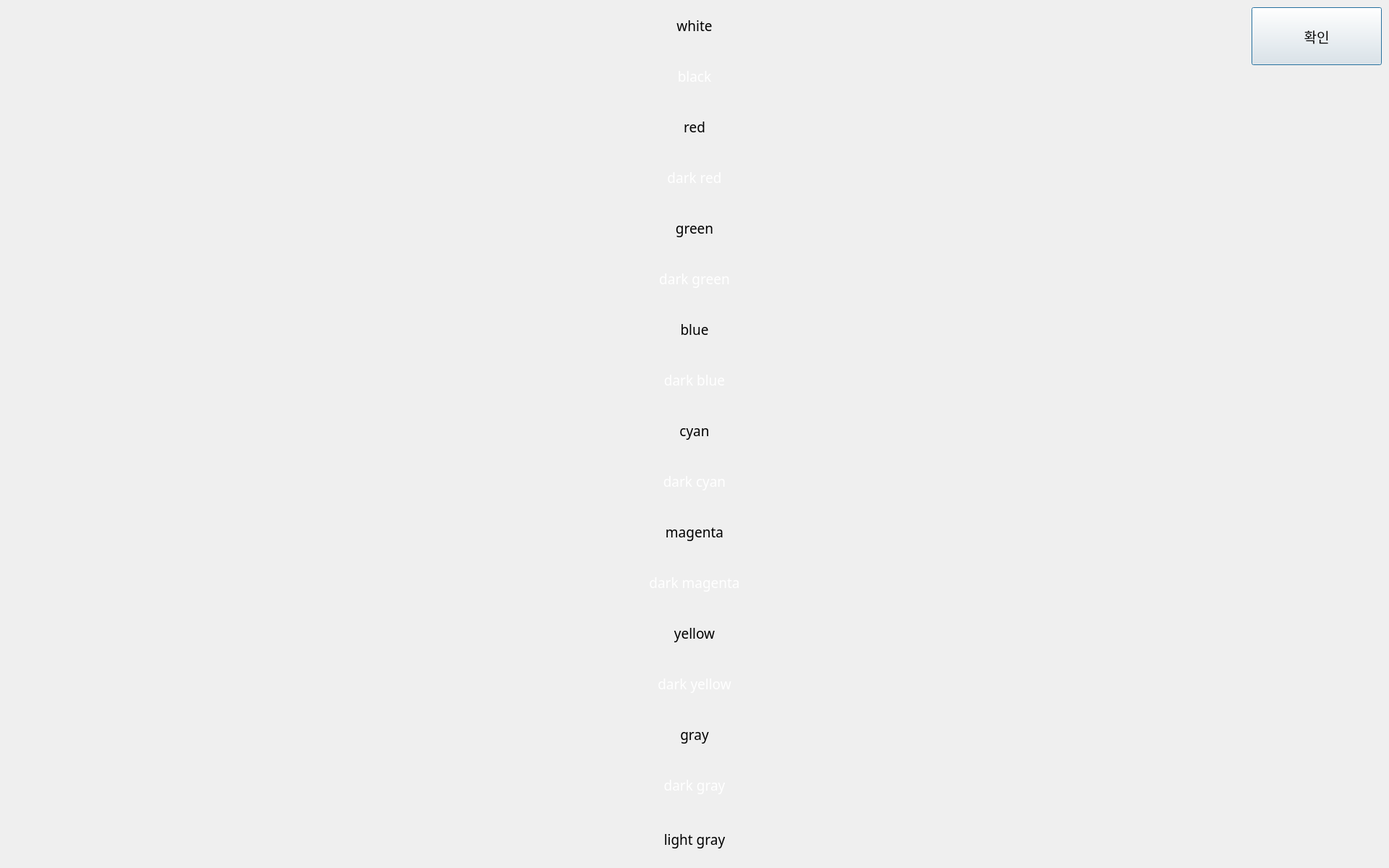
<?xml version="1.0" encoding="UTF-8"?>
<ui version="4.0">
 <class>CLcdTestDialog</class>
 <widget class="QDialog" name="CLcdTestDialog">
  <property name="geometry">
   <rect>
    <x>0</x>
    <y>0</y>
    <width>1920</width>
    <height>1200</height>
   </rect>
  </property>
  <property name="font">
   <font>
    <family>나눔고딕코딩</family>
    <pointsize>14</pointsize>
   </font>
  </property>
  <property name="windowTitle">
   <string>Dialog</string>
  </property>
  <widget class="QPushButton" name="ok">
   <property name="geometry">
    <rect>
     <x>1730</x>
     <y>10</y>
     <width>180</width>
     <height>80</height>
    </rect>
   </property>
   <property name="font">
    <font>
     <pointsize>14</pointsize>
    </font>
   </property>
   <property name="text">
    <string>확인</string>
   </property>
  </widget>
  <widget class="QLabel" name="white">
   <property name="geometry">
    <rect>
     <x>0</x>
     <y>0</y>
     <width>1920</width>
     <height>70</height>
    </rect>
   </property>
   <property name="font">
    <font>
     <pointsize>14</pointsize>
    </font>
   </property>
   <property name="text">
    <string>white</string>
   </property>
   <property name="alignment">
    <set>Qt::AlignCenter</set>
   </property>
  </widget>
  <widget class="QLabel" name="black">
   <property name="geometry">
    <rect>
     <x>0</x>
     <y>70</y>
     <width>1920</width>
     <height>70</height>
    </rect>
   </property>
   <property name="palette">
    <palette>
     <active>
      <colorrole role="WindowText">
       <brush brushstyle="SolidPattern">
        <color alpha="255">
         <red>255</red>
         <green>255</green>
         <blue>255</blue>
        </color>
       </brush>
      </colorrole>
     </active>
     <inactive>
      <colorrole role="WindowText">
       <brush brushstyle="SolidPattern">
        <color alpha="255">
         <red>255</red>
         <green>255</green>
         <blue>255</blue>
        </color>
       </brush>
      </colorrole>
     </inactive>
     <disabled>
      <colorrole role="WindowText">
       <brush brushstyle="SolidPattern">
        <color alpha="255">
         <red>106</red>
         <green>104</green>
         <blue>100</blue>
        </color>
       </brush>
      </colorrole>
     </disabled>
    </palette>
   </property>
   <property name="font">
    <font>
     <pointsize>14</pointsize>
    </font>
   </property>
   <property name="text">
    <string>black</string>
   </property>
   <property name="alignment">
    <set>Qt::AlignCenter</set>
   </property>
  </widget>
  <widget class="QLabel" name="red">
   <property name="geometry">
    <rect>
     <x>0</x>
     <y>140</y>
     <width>1920</width>
     <height>70</height>
    </rect>
   </property>
   <property name="font">
    <font>
     <pointsize>14</pointsize>
    </font>
   </property>
   <property name="text">
    <string>red</string>
   </property>
   <property name="alignment">
    <set>Qt::AlignCenter</set>
   </property>
  </widget>
  <widget class="QLabel" name="green">
   <property name="geometry">
    <rect>
     <x>0</x>
     <y>280</y>
     <width>1920</width>
     <height>70</height>
    </rect>
   </property>
   <property name="font">
    <font>
     <pointsize>14</pointsize>
    </font>
   </property>
   <property name="text">
    <string>green</string>
   </property>
   <property name="alignment">
    <set>Qt::AlignCenter</set>
   </property>
  </widget>
  <widget class="QLabel" name="darkGreen">
   <property name="geometry">
    <rect>
     <x>0</x>
     <y>350</y>
     <width>1920</width>
     <height>70</height>
    </rect>
   </property>
   <property name="palette">
    <palette>
     <active>
      <colorrole role="WindowText">
       <brush brushstyle="SolidPattern">
        <color alpha="255">
         <red>255</red>
         <green>255</green>
         <blue>255</blue>
        </color>
       </brush>
      </colorrole>
     </active>
     <inactive>
      <colorrole role="WindowText">
       <brush brushstyle="SolidPattern">
        <color alpha="255">
         <red>255</red>
         <green>255</green>
         <blue>255</blue>
        </color>
       </brush>
      </colorrole>
     </inactive>
     <disabled>
      <colorrole role="WindowText">
       <brush brushstyle="SolidPattern">
        <color alpha="255">
         <red>106</red>
         <green>104</green>
         <blue>100</blue>
        </color>
       </brush>
      </colorrole>
     </disabled>
    </palette>
   </property>
   <property name="font">
    <font>
     <pointsize>14</pointsize>
    </font>
   </property>
   <property name="text">
    <string>dark green</string>
   </property>
   <property name="alignment">
    <set>Qt::AlignCenter</set>
   </property>
  </widget>
  <widget class="QLabel" name="blue">
   <property name="geometry">
    <rect>
     <x>0</x>
     <y>420</y>
     <width>1920</width>
     <height>70</height>
    </rect>
   </property>
   <property name="font">
    <font>
     <pointsize>14</pointsize>
    </font>
   </property>
   <property name="text">
    <string>blue</string>
   </property>
   <property name="alignment">
    <set>Qt::AlignCenter</set>
   </property>
  </widget>
  <widget class="QLabel" name="darkBlue">
   <property name="geometry">
    <rect>
     <x>0</x>
     <y>490</y>
     <width>1920</width>
     <height>70</height>
    </rect>
   </property>
   <property name="palette">
    <palette>
     <active>
      <colorrole role="WindowText">
       <brush brushstyle="SolidPattern">
        <color alpha="255">
         <red>255</red>
         <green>255</green>
         <blue>255</blue>
        </color>
       </brush>
      </colorrole>
     </active>
     <inactive>
      <colorrole role="WindowText">
       <brush brushstyle="SolidPattern">
        <color alpha="255">
         <red>255</red>
         <green>255</green>
         <blue>255</blue>
        </color>
       </brush>
      </colorrole>
     </inactive>
     <disabled>
      <colorrole role="WindowText">
       <brush brushstyle="SolidPattern">
        <color alpha="255">
         <red>106</red>
         <green>104</green>
         <blue>100</blue>
        </color>
       </brush>
      </colorrole>
     </disabled>
    </palette>
   </property>
   <property name="font">
    <font>
     <pointsize>14</pointsize>
    </font>
   </property>
   <property name="text">
    <string>dark blue</string>
   </property>
   <property name="alignment">
    <set>Qt::AlignCenter</set>
   </property>
  </widget>
  <widget class="QLabel" name="cyan">
   <property name="geometry">
    <rect>
     <x>0</x>
     <y>560</y>
     <width>1920</width>
     <height>70</height>
    </rect>
   </property>
   <property name="font">
    <font>
     <pointsize>14</pointsize>
    </font>
   </property>
   <property name="text">
    <string>cyan</string>
   </property>
   <property name="alignment">
    <set>Qt::AlignCenter</set>
   </property>
  </widget>
  <widget class="QLabel" name="darkCyan">
   <property name="geometry">
    <rect>
     <x>0</x>
     <y>630</y>
     <width>1920</width>
     <height>70</height>
    </rect>
   </property>
   <property name="palette">
    <palette>
     <active>
      <colorrole role="WindowText">
       <brush brushstyle="SolidPattern">
        <color alpha="255">
         <red>255</red>
         <green>255</green>
         <blue>255</blue>
        </color>
       </brush>
      </colorrole>
     </active>
     <inactive>
      <colorrole role="WindowText">
       <brush brushstyle="SolidPattern">
        <color alpha="255">
         <red>255</red>
         <green>255</green>
         <blue>255</blue>
        </color>
       </brush>
      </colorrole>
     </inactive>
     <disabled>
      <colorrole role="WindowText">
       <brush brushstyle="SolidPattern">
        <color alpha="255">
         <red>106</red>
         <green>104</green>
         <blue>100</blue>
        </color>
       </brush>
      </colorrole>
     </disabled>
    </palette>
   </property>
   <property name="font">
    <font>
     <pointsize>14</pointsize>
    </font>
   </property>
   <property name="text">
    <string>dark cyan</string>
   </property>
   <property name="alignment">
    <set>Qt::AlignCenter</set>
   </property>
  </widget>
  <widget class="QLabel" name="magenta">
   <property name="geometry">
    <rect>
     <x>0</x>
     <y>700</y>
     <width>1920</width>
     <height>70</height>
    </rect>
   </property>
   <property name="font">
    <font>
     <pointsize>14</pointsize>
    </font>
   </property>
   <property name="text">
    <string>magenta</string>
   </property>
   <property name="alignment">
    <set>Qt::AlignCenter</set>
   </property>
  </widget>
  <widget class="QLabel" name="darkMagenta">
   <property name="geometry">
    <rect>
     <x>0</x>
     <y>770</y>
     <width>1920</width>
     <height>70</height>
    </rect>
   </property>
   <property name="palette">
    <palette>
     <active>
      <colorrole role="WindowText">
       <brush brushstyle="SolidPattern">
        <color alpha="255">
         <red>255</red>
         <green>255</green>
         <blue>255</blue>
        </color>
       </brush>
      </colorrole>
     </active>
     <inactive>
      <colorrole role="WindowText">
       <brush brushstyle="SolidPattern">
        <color alpha="255">
         <red>255</red>
         <green>255</green>
         <blue>255</blue>
        </color>
       </brush>
      </colorrole>
     </inactive>
     <disabled>
      <colorrole role="WindowText">
       <brush brushstyle="SolidPattern">
        <color alpha="255">
         <red>106</red>
         <green>104</green>
         <blue>100</blue>
        </color>
       </brush>
      </colorrole>
     </disabled>
    </palette>
   </property>
   <property name="font">
    <font>
     <pointsize>14</pointsize>
    </font>
   </property>
   <property name="text">
    <string>dark magenta</string>
   </property>
   <property name="alignment">
    <set>Qt::AlignCenter</set>
   </property>
  </widget>
  <widget class="QLabel" name="yellow">
   <property name="geometry">
    <rect>
     <x>0</x>
     <y>840</y>
     <width>1920</width>
     <height>70</height>
    </rect>
   </property>
   <property name="font">
    <font>
     <pointsize>14</pointsize>
    </font>
   </property>
   <property name="text">
    <string>yellow</string>
   </property>
   <property name="alignment">
    <set>Qt::AlignCenter</set>
   </property>
  </widget>
  <widget class="QLabel" name="darkYellow">
   <property name="geometry">
    <rect>
     <x>0</x>
     <y>910</y>
     <width>1920</width>
     <height>70</height>
    </rect>
   </property>
   <property name="palette">
    <palette>
     <active>
      <colorrole role="WindowText">
       <brush brushstyle="SolidPattern">
        <color alpha="255">
         <red>255</red>
         <green>255</green>
         <blue>255</blue>
        </color>
       </brush>
      </colorrole>
     </active>
     <inactive>
      <colorrole role="WindowText">
       <brush brushstyle="SolidPattern">
        <color alpha="255">
         <red>255</red>
         <green>255</green>
         <blue>255</blue>
        </color>
       </brush>
      </colorrole>
     </inactive>
     <disabled>
      <colorrole role="WindowText">
       <brush brushstyle="SolidPattern">
        <color alpha="255">
         <red>106</red>
         <green>104</green>
         <blue>100</blue>
        </color>
       </brush>
      </colorrole>
     </disabled>
    </palette>
   </property>
   <property name="font">
    <font>
     <pointsize>14</pointsize>
    </font>
   </property>
   <property name="text">
    <string>dark yellow</string>
   </property>
   <property name="alignment">
    <set>Qt::AlignCenter</set>
   </property>
  </widget>
  <widget class="QLabel" name="gray">
   <property name="geometry">
    <rect>
     <x>0</x>
     <y>980</y>
     <width>1920</width>
     <height>70</height>
    </rect>
   </property>
   <property name="font">
    <font>
     <pointsize>14</pointsize>
    </font>
   </property>
   <property name="text">
    <string>gray</string>
   </property>
   <property name="alignment">
    <set>Qt::AlignCenter</set>
   </property>
  </widget>
  <widget class="QLabel" name="darkGray">
   <property name="geometry">
    <rect>
     <x>0</x>
     <y>1050</y>
     <width>1920</width>
     <height>70</height>
    </rect>
   </property>
   <property name="palette">
    <palette>
     <active>
      <colorrole role="WindowText">
       <brush brushstyle="SolidPattern">
        <color alpha="255">
         <red>255</red>
         <green>255</green>
         <blue>255</blue>
        </color>
       </brush>
      </colorrole>
     </active>
     <inactive>
      <colorrole role="WindowText">
       <brush brushstyle="SolidPattern">
        <color alpha="255">
         <red>255</red>
         <green>255</green>
         <blue>255</blue>
        </color>
       </brush>
      </colorrole>
     </inactive>
     <disabled>
      <colorrole role="WindowText">
       <brush brushstyle="SolidPattern">
        <color alpha="255">
         <red>106</red>
         <green>104</green>
         <blue>100</blue>
        </color>
       </brush>
      </colorrole>
     </disabled>
    </palette>
   </property>
   <property name="font">
    <font>
     <pointsize>14</pointsize>
    </font>
   </property>
   <property name="text">
    <string>dark gray</string>
   </property>
   <property name="alignment">
    <set>Qt::AlignCenter</set>
   </property>
  </widget>
  <widget class="QLabel" name="lightGray">
   <property name="geometry">
    <rect>
     <x>0</x>
     <y>1120</y>
     <width>1920</width>
     <height>80</height>
    </rect>
   </property>
   <property name="font">
    <font>
     <pointsize>14</pointsize>
    </font>
   </property>
   <property name="text">
    <string>light gray</string>
   </property>
   <property name="alignment">
    <set>Qt::AlignCenter</set>
   </property>
  </widget>
  <widget class="QLabel" name="darkRed">
   <property name="geometry">
    <rect>
     <x>0</x>
     <y>210</y>
     <width>1920</width>
     <height>70</height>
    </rect>
   </property>
   <property name="palette">
    <palette>
     <active>
      <colorrole role="WindowText">
       <brush brushstyle="SolidPattern">
        <color alpha="255">
         <red>255</red>
         <green>255</green>
         <blue>255</blue>
        </color>
       </brush>
      </colorrole>
     </active>
     <inactive>
      <colorrole role="WindowText">
       <brush brushstyle="SolidPattern">
        <color alpha="255">
         <red>255</red>
         <green>255</green>
         <blue>255</blue>
        </color>
       </brush>
      </colorrole>
     </inactive>
     <disabled>
      <colorrole role="WindowText">
       <brush brushstyle="SolidPattern">
        <color alpha="255">
         <red>106</red>
         <green>104</green>
         <blue>100</blue>
        </color>
       </brush>
      </colorrole>
     </disabled>
    </palette>
   </property>
   <property name="font">
    <font>
     <pointsize>14</pointsize>
    </font>
   </property>
   <property name="text">
    <string>dark red</string>
   </property>
   <property name="alignment">
    <set>Qt::AlignCenter</set>
   </property>
  </widget>
  <zorder>white</zorder>
  <zorder>black</zorder>
  <zorder>red</zorder>
  <zorder>green</zorder>
  <zorder>darkGreen</zorder>
  <zorder>blue</zorder>
  <zorder>darkBlue</zorder>
  <zorder>cyan</zorder>
  <zorder>darkCyan</zorder>
  <zorder>magenta</zorder>
  <zorder>darkMagenta</zorder>
  <zorder>yellow</zorder>
  <zorder>darkYellow</zorder>
  <zorder>gray</zorder>
  <zorder>darkGray</zorder>
  <zorder>lightGray</zorder>
  <zorder>ok</zorder>
  <zorder>darkRed</zorder>
 </widget>
 <resources/>
 <connections>
  <connection>
   <sender>ok</sender>
   <signal>clicked()</signal>
   <receiver>CLcdTestDialog</receiver>
   <slot>accept()</slot>
   <hints>
    <hint type="sourcelabel">
     <x>511</x>
     <y>554</y>
    </hint>
    <hint type="destinationlabel">
     <x>511</x>
     <y>299</y>
    </hint>
   </hints>
  </connection>
 </connections>
</ui>
